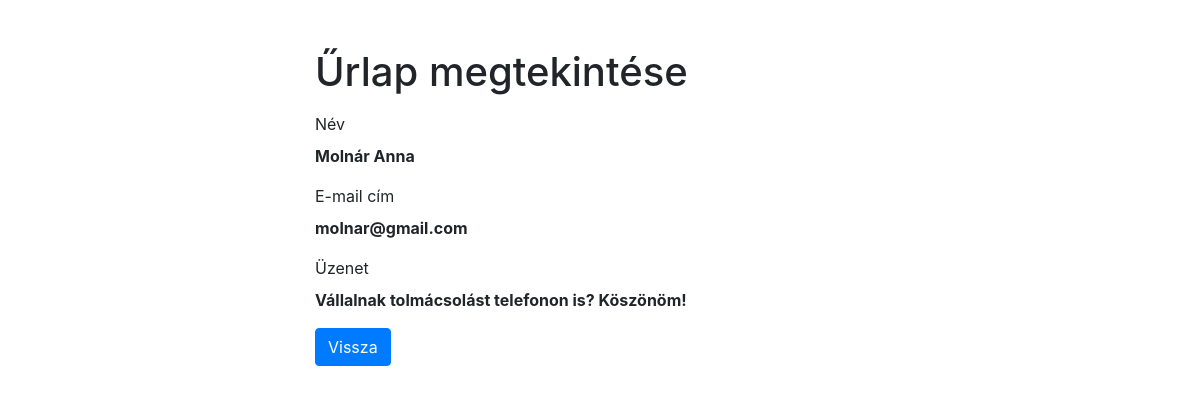
/admin/read_contact.php?id=5, run on the app's committed database.
### tables this page shows
CREATE TABLE `contact` (
  `id` int NOT NULL,
  `name` varchar(255) NOT NULL,
  `email` varchar(255) NOT NULL,
  `message` text NOT NULL,
  `datum` timestamp NOT NULL DEFAULT CURRENT_TIMESTAMP
);

### admin/read_contact.php (the view, shortened to what this page needs)
<?php
if(isset($_GET["id"]) && !empty(trim($_GET["id"]))){
    require_once "db_conn.php";
    $sql = "SELECT * FROM contact WHERE id = ?";
    if($stmt = $conn->prepare($sql)) {
        $stmt->bind_param("i", $param_id);
        if($stmt->execute()) {
            $result = $stmt->get_result();
            if($result->num_rows == 1) {
                $row = $result->fetch_array(MYSQLI_ASSOC);
            } else{
                header("location: error.php");
                exit();
            }
        } else{
            print "Oops! Hiba történt, kérjük próbálja meg újra!";
        }
    }
} else{
    header("location: error.php");
    exit();
}
?>
<!DOCTYPE html>
<html lang="hu">
<head>
    <link rel="stylesheet" href="https://stackpath.bootstrapcdn.com/bootstrap/4.5.2/css/bootstrap.min.css">
</head>
<body>
    <div class="wrapper">
        <div class="container-fluid">
            <div class="row">
                <div class="col-md-12">
                    <h1 class="mt-5 mb-3">Űrlap megtekintése</h1>
                    <div class="form-group">
                        <label>Név</label>
                        <p><b><?php print $row["name"]; ?></b></p>
                    </div>
                    <div class="form-group">
                        <label>E-mail cím</label>
                        <p><b><?php print $row["email"]; ?></b></p>
                    </div>
                    <div class="form-group">
                        <label>Üzenet</label>
                        <p><b><?php print $row["message"]; ?></b></p>
                    </div>
                    <p><a href="home.php" class="btn btn-primary">Vissza</a></p>
                </div>
            </div>
        </div>
    </div>
</body>
</html>

### admin/read_contact.php (style rules this page uses)
.wrapper { width: 600px; margin: 0 auto; }

### data on the page
contact: name "Molnár Anna", email "molnar@gmail.com", message "Vállalnak tolmácsolást telefonon is? Köszönöm!"
